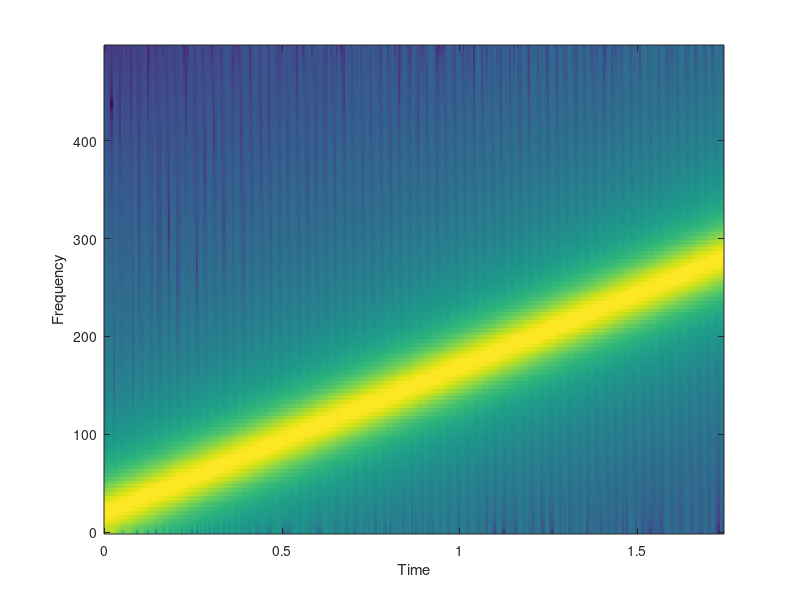

Source code (MATLAB):

%   [yod150,Fs] = audioread("E:\MUSIC\190105_0057.wav");
%   [yod1500,Fs] = audioread("E:\MUSIC\190105_0059.wav");
%   [yod15000,Fs] = audioread("E:\MUSIC\190105_0060.wav");
%    yid150 = chirp150();
%    yi1500 = chirp1500();
%    yi15000 = chirp15000();
%   [yod150,Fs] = audioread("E:\MUSIC\190105_0057.wav");
%   [a, b] = delay(yo1500, yod1500);
% 
%    [a, b] = delay(yo150_com , yi150_com); 
% sound (chirp(), fs)
% plot(chirp())
%[a,Fs] = audioread("C:\Users\zhans\Desktop\Signal processing\Voice source\In ear\4500\leftear.wav");
%[b,Fs] = audioread("C:\Users\zhans\Desktop\Signal processing\Voice source\In ear\4500\rightear.wav");
%[c,Fs] = audioread("C:\Users\zhans\Desktop\Signal processing\Voice source\Not in ear\4500.wav");
% input4500 = chirp4500();
% [outputNotinear, b] = delay(c(:,2), input4500);
% input4500 = chirp4500();
% [output4500B, e] = delay(b(:,2), input4500);
% input4500 = chirp4500();
% [outputNotinear, f] = delay(c(:,2), input4500);

% [yo150,Fs] = audioread("C:\Users\zhans\Desktop\Signal processing\Voice source\In ear\190104_0056.wav");



% CORR 的部分
% w = 10;                               % w是滑动窗口的大小3
% l = length(a);                     % len表示矩阵长度
% e = [];
% d=1;
%     for i =  1:w:l - w + 1
%         R = corrcoef(a(i :(i+w)-1), b(i :(i+w)-1));
%         e(d) = R(1,2) ;
%         d = d+1;
%     end  
% e = transpose(e);
% e = e(1:201)
% plot(e)
% xorr 的部分
% [c,lags] = xcorr(a,b);
% stem(lags,c)
function [correctsong] = chirp150()
fs = 44100;

t = 0:0.001:2;              % 2 secs @ 1kHz sample rate
y = 0.1*chirp(t,0,1,150);       % Start @ DC, cross 150Hz at t=1 sec
z = y*0;

specgram(y,256,1e3,256,250) % Display the spectrogram

song = [y z z y z z y z z];
correctsong = transpose(song);
sound (y, fs)
% plot(y)
end

function [correctsong] = chirp1500()
fs = 44100;
t = 0:0.0001:2;              % 2 secs @ 10kHz sample rate
y = 0.1*chirp(t,0,1,1500);       % Start @ DC, cross 1500Hz at t=1 sec
z = y*0;
 specgram(y,256,1e4,256,250) % Display the spectrogram
song = [y z z y z z y z z];
correctsong = transpose(song);
sound (song, fs)
%plot(y)
end

function [correctsong] = chirp15000()
f = 15000;
fs = 44100;
t = 0:0.001/(f/150):2;              % 2 secs @ 100kHz sample rate
y = 0.1*chirp(t,0,1,f);       % Start @ DC, cross 15000Hz at t=1 sec
z = y*0;
specgram(y,256,1e5,256,250) % Display the spectrogram
song = [y z z y z z y z z];
correctsong = transpose(song);
sound (y, fs)
end

function [correctsong] = chirp4500()
fs = 44100;

t = 0:0.001/15:2;              % 2 secs @ 1kHz sample rate
y = 0.1*chirp(t,0,1,4500);       % Start @ DC, cross 150Hz at t=1 sec
z = y*0;

% specgram(y,256,1e3/15,256,250) % Display the spectrogram

song = [y z z y z z y z z];
correctsong = transpose(song);
sound (song, fs)
plot(correctsong)
end

function [c, a] = delay(a,b)
tdelay = finddelay(a,b);
if tdelay < 0           %% promise tdelay is positive number if not switch a and b
    d = a;
    a = b;
    b = d;
    tdelay = finddelay(a,b);
end
% ax(1) = subplot(3,1,1);
% plot(a)
% ylabel('s_1')
% 
% ax(2) = subplot(3,1,2);
% plot(b)
% ylabel('s_2')
% 
% 
% xlabel('Samples')
% 
% linkaxes(ax,'x')
% t21 = finddelay(a,b);


% axes(ax(1))
% plot(b(t21+1:end))

% axes(ax(2))
% plot(a)


c = b(tdelay+1:end);
    if length(c) > length(a)
        c = c(1:length(a));
    elseif length(c) < length(a)
        a = a(1:length(c));

    end    
end

function [] = delay1(a,b)
[c, d] = alignsignals(a, b);
ax(1) = subplot(3,1,1);
plot(c)
ylabel('s_1')

ax(2) = subplot(3,1,2);
plot(d)
ylabel('s_2')


xlabel('Samples')

linkaxes(ax,'x')

end %another way to find delay

% 截取函数
% b = b(1:length(a))
% 声道控制
% yo1500(:,1)



